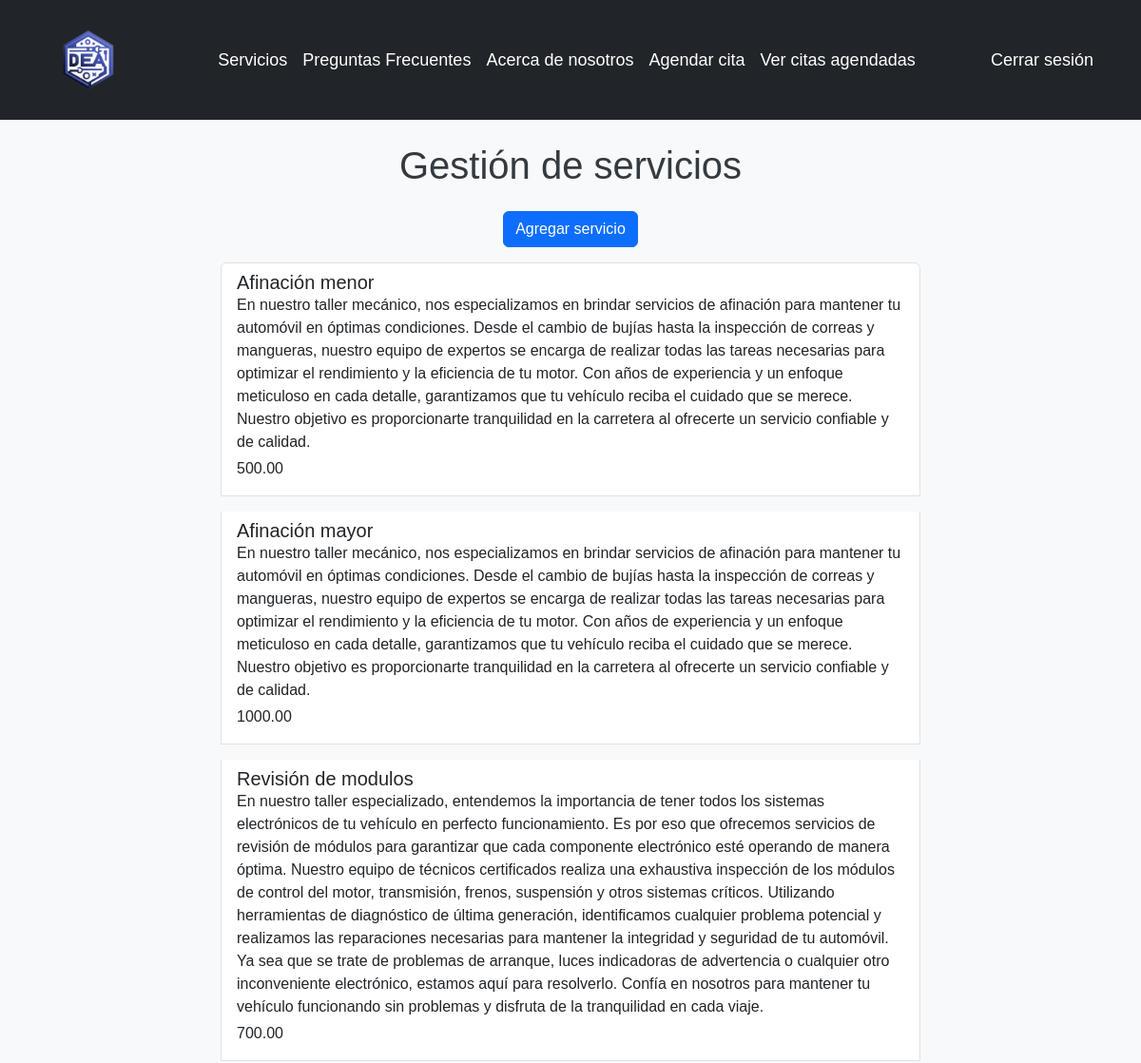
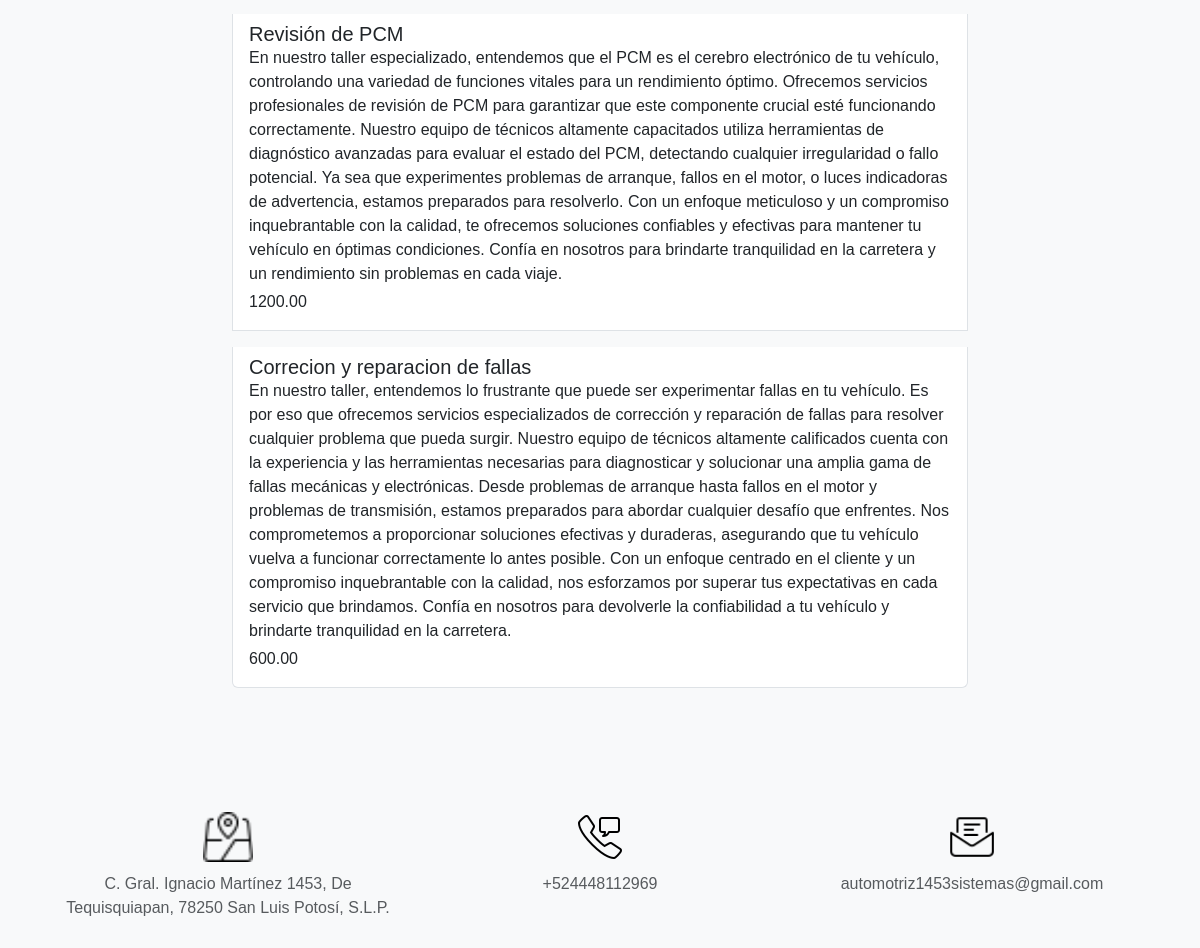
Before: /gestion_servicios/ (signed in) with the older database file (2 pictures, top to bottom).
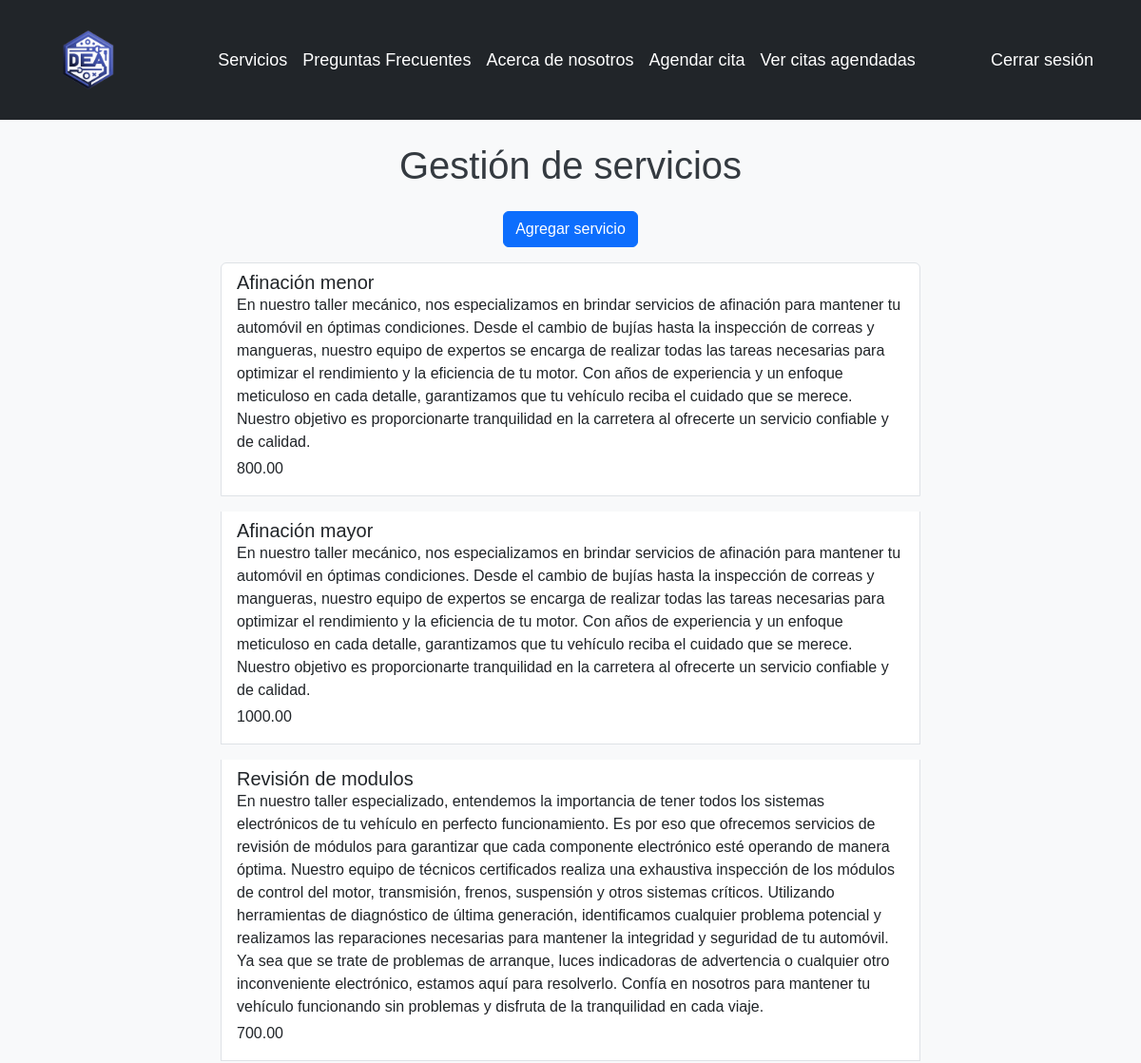
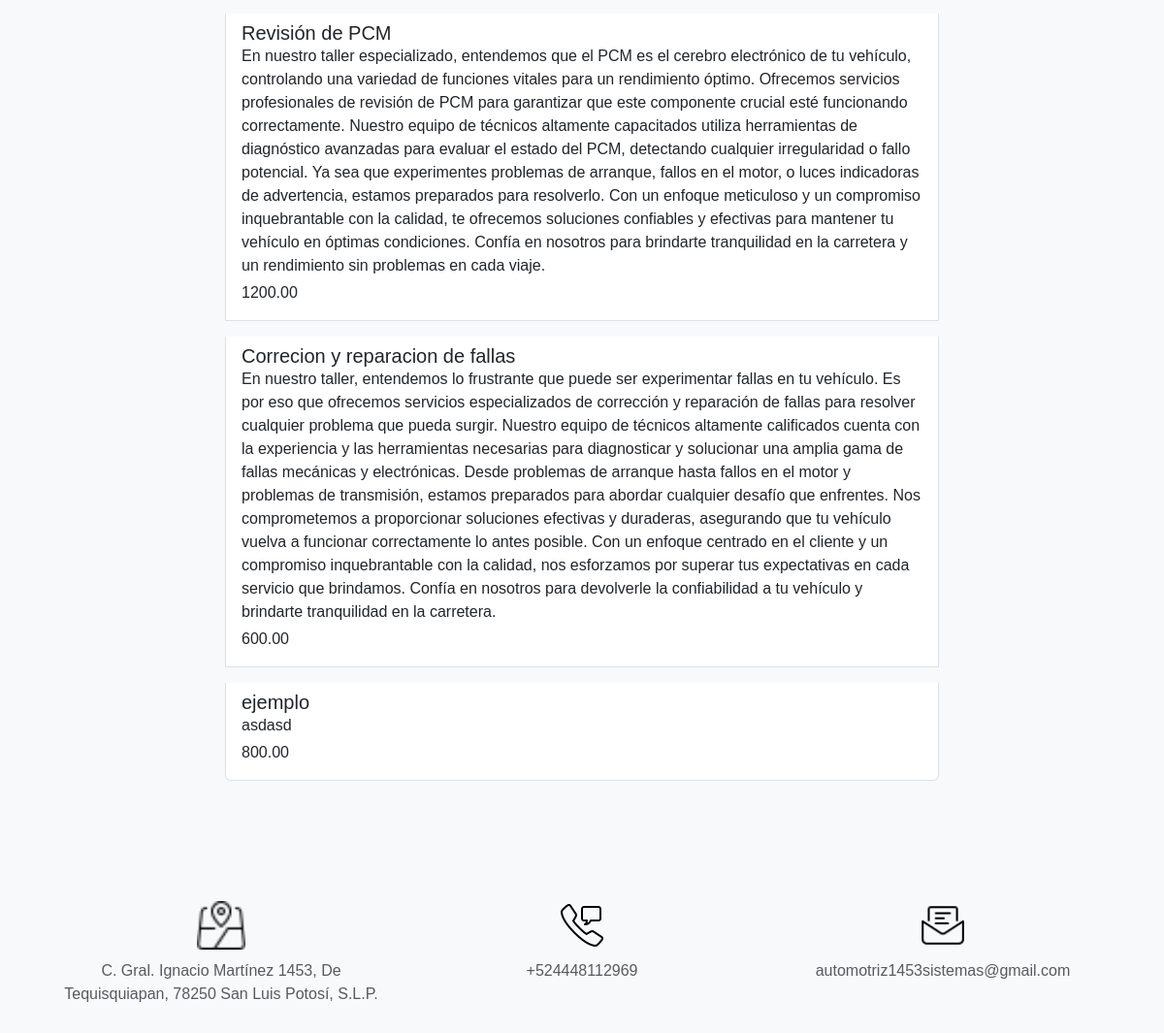
After: the same page with the newer database file (2 pictures, top to bottom).
### autenticacion/models.py (models this page shows)
class Servicio(models.Model):
    nombre = models.CharField(max_length=100)
    descripcion = models.TextField()
    precio = models.DecimalField(max_digits=8, decimal_places=2)
    def __str__(self):
        return self.nombre

### autenticacion/views.py (the view)
# urls.py: path('gestion_servicios/', v_auth.gestion_servicios, name='gestion_servicios'),
@login_required
def gestion_servicios(request):
    servicios = Servicio.objects.all()
    print(servicios)
    return render(request, "gestionServicios.html",{
        "servicios": servicios
    })

### main/templates/gestionServicios.html (shortened to what this page needs)
<!DOCTYPE html>
<html lang="en">
<head>
    {% extends 'layouts/base.html' %}
    {% block content %}
    <main class="container">
        <div class="row">
            <div class="col-12">
                <h1 class="text-center mt-4">Gestión de servicios</h1>
            </div>
            <div class="col-lg-8 offset-lg-2 col-md-10 offset-md-1">
                <div class="text-center my-3">
                    <a href="{% url 'alta_servicio' %}" class="btn btn-primary">Agregar servicio</a>
                </div>
                <ul class="list-group">
                    {% for servicio in servicios %}
                    <a class="list-group-item list-group-item-action mb-3" href="{% url 'modificar_servicio' servicio.id %}">
                        <header class="d-flex justify-content-between align-items-center w-100">
                            <h2 class="h5 mb-0 font-weight-bold">{{servicio.nombre}}</h2>
                        </header>
                        <p class="mb-1">{{servicio.descripcion}}</p>
                        <p class="mb-1">{{servicio.precio}}</p>
                    </a>
                    {% endfor %}
                </ul>
            </div>
        </div>
    </main>
    {% endblock %}

Changed rows visible on the page:
changed Servicio "Afinación menor": precio "500.00" → "800.00"
added Servicio: nombre "ejemplo", descripcion "asdasd", precio "800.00"
